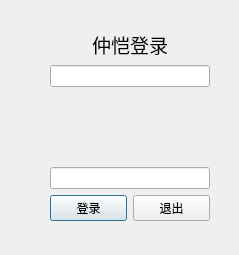
<?xml version="1.0" encoding="UTF-8"?>
<ui version="4.0">
 <class>LoginDialog</class>
 <widget class="QDialog" name="LoginDialog">
  <property name="geometry">
   <rect>
    <x>0</x>
    <y>0</y>
    <width>239</width>
    <height>255</height>
   </rect>
  </property>
  <property name="windowTitle">
   <string>Dialog</string>
  </property>
  <widget class="QWidget" name="">
   <property name="geometry">
    <rect>
     <x>50</x>
     <y>30</y>
     <width>160</width>
     <height>191</height>
    </rect>
   </property>
   <layout class="QVBoxLayout" name="verticalLayout_2">
    <item>
     <widget class="QLabel" name="label">
      <property name="font">
       <font>
        <family>Arial</family>
        <pointsize>14</pointsize>
       </font>
      </property>
      <property name="text">
       <string>仲恺登录</string>
      </property>
      <property name="textFormat">
       <enum>Qt::AutoText</enum>
      </property>
      <property name="alignment">
       <set>Qt::AlignCenter</set>
      </property>
      <property name="wordWrap">
       <bool>true</bool>
      </property>
      <property name="openExternalLinks">
       <bool>false</bool>
      </property>
     </widget>
    </item>
    <item>
     <widget class="QLineEdit" name="lineEdit"/>
    </item>
    <item>
     <layout class="QVBoxLayout" name="verticalLayout">
      <item>
       <spacer name="verticalSpacer">
        <property name="orientation">
         <enum>Qt::Vertical</enum>
        </property>
        <property name="sizeHint" stdset="0">
         <size>
          <width>20</width>
          <height>20</height>
         </size>
        </property>
       </spacer>
      </item>
      <item>
       <widget class="QLineEdit" name="lineEdit_2"/>
      </item>
     </layout>
    </item>
    <item>
     <layout class="QHBoxLayout" name="horizontalLayout">
      <item>
       <widget class="QPushButton" name="pushButton">
        <property name="text">
         <string>登录</string>
        </property>
       </widget>
      </item>
      <item>
       <widget class="QPushButton" name="pushButton_2">
        <property name="text">
         <string>退出</string>
        </property>
       </widget>
      </item>
     </layout>
    </item>
   </layout>
  </widget>
 </widget>
 <resources/>
 <connections/>
</ui>
